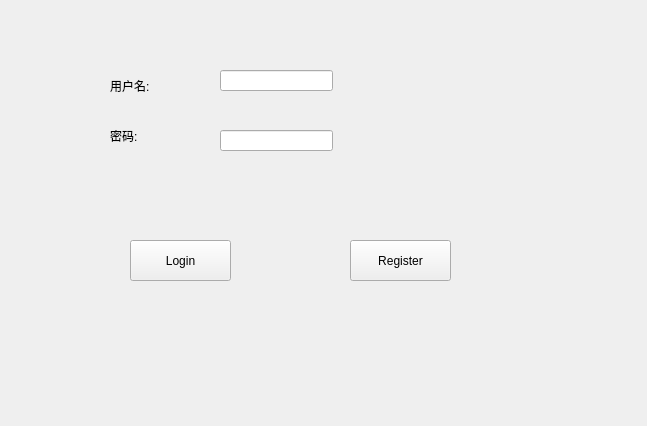
<?xml version="1.0" encoding="UTF-8"?>
<ui version="4.0">
 <class>Widget</class>
 <widget class="QWidget" name="Widget">
  <property name="geometry">
   <rect>
    <x>0</x>
    <y>0</y>
    <width>647</width>
    <height>426</height>
   </rect>
  </property>
  <property name="windowTitle">
   <string>Widget</string>
  </property>
  <widget class="QPushButton" name="loginbtn">
   <property name="geometry">
    <rect>
     <x>130</x>
     <y>240</y>
     <width>101</width>
     <height>41</height>
    </rect>
   </property>
   <property name="text">
    <string>Login</string>
   </property>
  </widget>
  <widget class="QPushButton" name="regbtn">
   <property name="geometry">
    <rect>
     <x>350</x>
     <y>240</y>
     <width>101</width>
     <height>41</height>
    </rect>
   </property>
   <property name="text">
    <string>Register</string>
   </property>
  </widget>
  <widget class="QLabel" name="label">
   <property name="geometry">
    <rect>
     <x>110</x>
     <y>70</y>
     <width>71</width>
     <height>31</height>
    </rect>
   </property>
   <property name="text">
    <string>用户名:</string>
   </property>
  </widget>
  <widget class="QLabel" name="label_2">
   <property name="geometry">
    <rect>
     <x>110</x>
     <y>120</y>
     <width>71</width>
     <height>31</height>
    </rect>
   </property>
   <property name="text">
    <string>密码:</string>
   </property>
  </widget>
  <widget class="QLineEdit" name="usernameline">
   <property name="geometry">
    <rect>
     <x>220</x>
     <y>130</y>
     <width>113</width>
     <height>21</height>
    </rect>
   </property>
  </widget>
  <widget class="QLineEdit" name="passwordline">
   <property name="geometry">
    <rect>
     <x>220</x>
     <y>70</y>
     <width>113</width>
     <height>21</height>
    </rect>
   </property>
  </widget>
  <widget class="QLabel" name="connstatus">
   <property name="geometry">
    <rect>
     <x>20</x>
     <y>400</y>
     <width>53</width>
     <height>15</height>
    </rect>
   </property>
   <property name="text">
    <string/>
   </property>
  </widget>
 </widget>
 <resources/>
 <connections/>
</ui>
